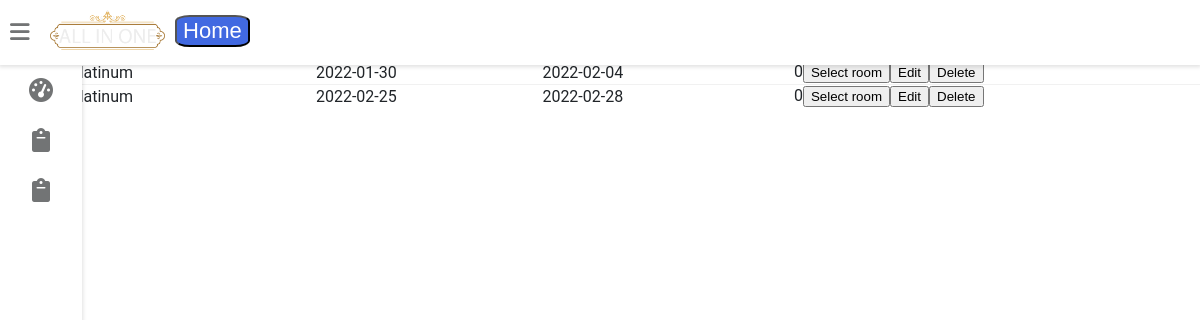
/allinonehotel/user/package.php (signed in), run on the app's committed database.
### tables this page shows
CREATE TABLE `packages` (
  `id` int(11) NOT NULL,
  `name` varchar(100) NOT NULL,
  `package_name` mediumtext NOT NULL,
  `check_in_date` varchar(15) NOT NULL,
  `check_out_date` varchar(15) NOT NULL,
  `price` float NOT NULL,
  `payment_status` tinyint(1) NOT NULL DEFAULT 0
);

### allinonehotel/classes/index.php (called while the page is built, shortened)
<?php
class DBConnect{
    private $host = "localhost";
    private $user = "root";
    private $password = "";
    private $dbname = "7sem_project";
    function __construct(){
        $sql="Create Database if not exists $this->dbname";
        $this->dsn='mysql:host=' . $this->host;
        try {
            $pdo = new PDO($this->dsn, $this->user, $this->password);
            $pdo->setAttribute(PDO::ATTR_DEFAULT_FETCH_MODE, PDO::FETCH_ASSOC);
            $stmt=$pdo->prepare($sql);
            if($stmt->execute()){
                $this->create_table();
            }
            else{
            }
        }
        catch (PDOException $e) {
            echo "<script>alert('DB Connection failed.Please contact DB administrator');</script>";
        }
    }
    public function create_table(){
        $sql="create table if not exists food( id int not null auto_increment unique, food_name varchar(80) not null primary key, cost double not null, food_photo varchar(100) not null ,category INT NOT NULL);";
         $sql.="CREATE table if not exists food_category( id int not null auto_increment unique, category varchar(80) not null primary key );";
        $statement=$this->prepare_stmt($sql);
              $statement->execute();
    }
    public function connection(){
        try{
            $this->dsn='mysql:host=' . $this->host.';dbname='.$this->dbname;
            $pdo=new PDO($this->dsn,$this->user,$this->password);
            $pdo->setAttribute(PDO::ATTR_DEFAULT_FETCH_MODE, PDO::FETCH_ASSOC);
            return $pdo;
        }
        catch(PDOException $e){
            echo "<script>alert('Database connectivity failed .Call administrator.');</script>";
        }
    }
    private function prepare_stmt($sql){
        $statement=$this->connection()->prepare($sql);
        return $statement;
    }
    public function select($table_name,$key=[],$value=[]){
        $sql="Select * from $table_name ";
        if(count($key)==count($value)&&count($key)!=0){
            $sql.="where ";
            $i=0;
            $sql.=$key[$i]."='".$value[$i]."' order by id asc;";
        }
        try{
            $statement=$this->connection()->query($sql);
            $return=$statement->fetchAll();
        }
        catch(PDOException $e){
            echo "Error occured Selection :";
            $return=["error_occured"];
        }
        return $return;
    }
    public function own_query($sql){
        $statement=$this->prepare_stmt($sql);
        try{
            $statement->execute();
            $result=$statement->fetchAll();
            return $result;
        }
        catch(PDOException $e){
            return [];
        }
    }
}
?>

### allinonehotel/user/package.php (the view, shortened to what this page needs)
<?php
include_once "../classes/index.php";
include_once "../dashboard-components/dashboard.php";
$conn=new DBConnect();
$result=$conn->select("packages",["name"],[$_COOKIE["logged"]]);
$table="<table><tr>
        <th>S.N</th>
        <th>Package Name</th>
        <th>Check In Date</th>
        <th>Check Out Date</th>
        <th>Options</th>
    </tr>";
$i=0;
if(count($result)>0){
    foreach($result as $row){
       $table.= "<tr>";
           $table.= "<td>".++$i."</td>";
           $table.= "<td>".$row["package_name"]."</td>";
           $table.= "<td>".$row["check_in_date"]."</td>";
           $table.= "<td>".$row["check_out_date"]."</td><td>";
                $result1=$conn->own_query("Select * from bookings where  check_in_date='".$row["check_in_date"]."' and check_out_day='".$row["check_out_date"]."'");
            $table.=count($result1);
                if(count($result1)==0){
                    $table.="<button>Select room</button>";
                }
            $table.="<button>Edit</button><button>Delete</button>";
            $table.="</td>";
       $table.= "</tr>";
    }
}
$table.="</table>";
echo $table;
?>

### allinonehotel/dashboard-components/dashboard.css (style rules this page uses)
:root { --primary-color: #4834d4; --success-color: #6ab04c; --warning-color: #f0932b; --danger-color: #eb4d4b; --light-color: #212529; --light-second-color: #727475; --light-background: #ffffff; --light-second-background: #f1f1f1; --dark-color: #909090; --dark-second-color: #f5f6fa; --dark-background: #23242D; --dark-second-background: #181818; }
.light { --main-bg-color: var(--light-background); --second-bg-color: var(--light-second-background); --main-color: var(--light-color); --second-color: var(--light-second-color); }
* { box-sizing: border-box; }
body { font-family: 'Roboto', sans-serif; background: var(--main-bg-color); color: var(--main-color); margin: 0; }
table { border-collapse: collapse; width: 100%; }
table td { border-top: 1px solid var(--second-bg-color); }
table th { border-bottom: 1px solid var(--second-bg-color); padding: 5px 5px 12px 2px; text-align: left; }

### data on the page
packages: package_name "platinum", check_in_date "2022-01-30", check_out_date "2022-02-04", value "0", shows "Select room"
packages: package_name "platinum", check_in_date "2022-02-25", check_out_date "2022-02-28", value "0", shows "Select room"
